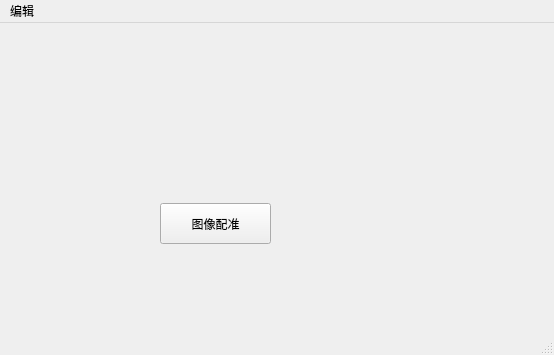
<?xml version="1.0" encoding="UTF-8"?>
<ui version="4.0">
 <class>MainWindow</class>
 <widget class="QMainWindow" name="MainWindow">
  <property name="geometry">
   <rect>
    <x>0</x>
    <y>0</y>
    <width>554</width>
    <height>355</height>
   </rect>
  </property>
  <property name="windowTitle">
   <string>MainWindow</string>
  </property>
  <widget class="QWidget" name="centralwidget">
   <widget class="QPushButton" name="buttonOpenAlignDialog">
    <property name="geometry">
     <rect>
      <x>160</x>
      <y>180</y>
      <width>111</width>
      <height>41</height>
     </rect>
    </property>
    <property name="text">
     <string>图像配准</string>
    </property>
   </widget>
  </widget>
  <widget class="QMenuBar" name="menubar">
   <property name="geometry">
    <rect>
     <x>0</x>
     <y>0</y>
     <width>554</width>
     <height>23</height>
    </rect>
   </property>
   <widget class="QMenu" name="menu">
    <property name="title">
     <string>编辑</string>
    </property>
    <addaction name="action1"/>
    <addaction name="action2"/>
   </widget>
   <addaction name="menu"/>
  </widget>
  <widget class="QStatusBar" name="statusbar"/>
  <action name="action1">
   <property name="text">
    <string>1</string>
   </property>
  </action>
  <action name="action2">
   <property name="text">
    <string>2</string>
   </property>
  </action>
 </widget>
 <resources/>
 <connections/>
</ui>
